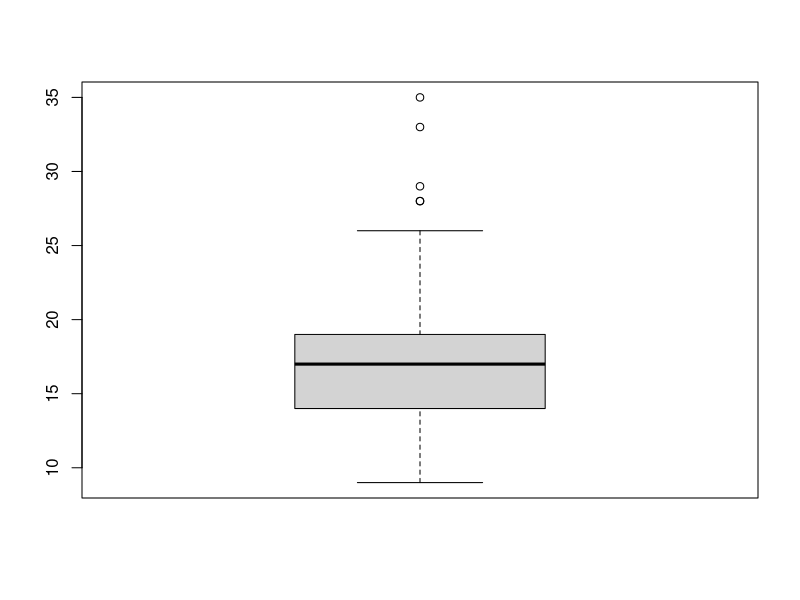
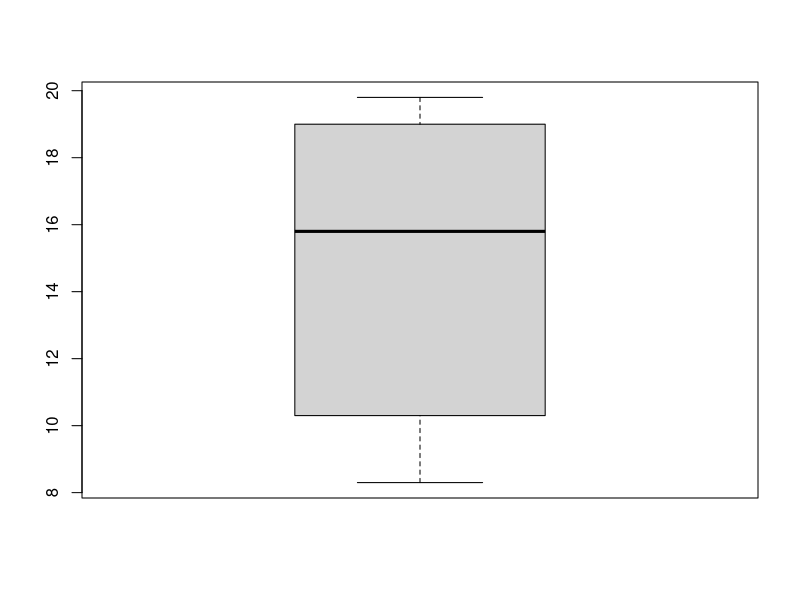

R code for these plots, in order:
# 15-3. 데이터 구조

# • 데이터 프레임 외에도 다양한 데이터 구조가 있음
# • 데이터 구조에 따라 활용 방법 다름

# 데이터 구조                 차원       특징
# -----------------------------------------------------------------
# 벡터(Vactor)                1차원     한 가지 변수 타입으로 구성
# 데이터 프레임(Data Frame)   2차원     다양한 변수 타입으로 구성
# 매트릭스(Matrix)            2차원     한 가지 변수 타입으로 구성
# 어레이(Array)              다차원     2차원 이상의 매트릭스
# 리스트(List)               다차원     서로 다른 데이터 구조 포함

# 데이터 구조 비교하기 

# 1. 벡터(Vactor)
# • 하나 또는 여러 개의 값으로 구성된 데이터 구조
# • 여러 타입을 섞을 수 없고, 한 가지 타입으로만 구성 가능 

# 벡터 만들기 
a = 1
a

b = "hello"
b

# 데이터 구조 확인 
class(a)

class(b)

# 2. 데이터 프레임(Data Frame)
# • 행과 열로 구성된 2차원 데이터 구조
# • 다양한 변수 타입으로 구성 가능

# 데이터 프레임 만들기 
x1 = data.frame(var1 = c(1,2,3),
                var2 = c("a", "b", "c"))

x1

# 데이터 구조 확인 
class(x1)

# 3. 매트릭스(Matrix)
# • 행과 열로 구성된 2차원 데이터 구조
# • 한 가지 타입으로만 구성 가능

# aoxmflrtm aksemfrl - 1 ~ 12로 2열 
x2 = matrix(c(1:12), ncol = 2)

x2

# 데이터 구조 확인 
class(x2)

# 4. 어레이(Array)
# • 2차원 이상으로 구성된 매트릭스
# • 한 가지 타입으로만 구성 가능 

# array 만들기 - 1~20으로 2행 x 5열 x 2차원
x3 = array(1:20, dim = c(2, 5, 2))

x3

# 5. 리스트(List)
# • 모든 데이터 구조를 포함하는 데이터 구조
# • 여러 데이터 구조를 합해 하나의 리스트로 구성 가능 

# 리스트 생성 - 앞에서 생성한 데이터 구조 활용
x4 = list(f1 = a,    # 벡터
          f2 = x1,    # 데이터 프레임 
          f3 = x2,    # 매트릭스 
          f4 = x3)    # 어레이 

x4

# 데이터 구조 확인 
class(x4)

# 리스트 활용
# • 함수의 결과물이 리스트 형태로 반환되는 경우 많음
# • 리스트를 활용하면 함수의 결과물에서 특정 값을 추출 가능

# boxplot() 출력 결과물에서 값 추출하기 
mpg = ggplot2::mpg 

x = boxplot(mpg$cty)

x$stats[,1]    # 요약 통계량 추출 

x$stats[,1][3]    # 중앙값 추출 

x$stats[,1][2]    # 1 분위수 추출 

# 혼자서 해보기 

# • Q1. 기본 내장 데이터 셋인 BOD의 데이터 구조를 확인해 보세요.
BOD

class(BOD)

# • Q2. demand변수를 사용하여 boxplot를 그려보세요.(임의의 변수에 할당) 
a = boxplot(BOD$demand)

a

# • Q3. 위에서 그린 boxplot의 요약통계량, 중앙값, 3분위수를 추출해보세요
x$stats[,1]

x$stats[,1][3]

x$stats[,1][4]
